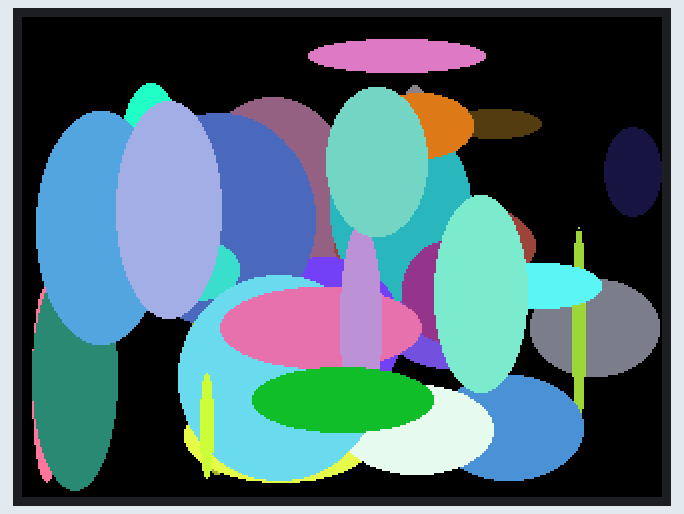
A sketch run on a simulated ESP32. Shown: 320×240 colour display. Random numbers use the default seed unless the sketch sets one.

Above: at 0.4 s.
At 4.8 s:
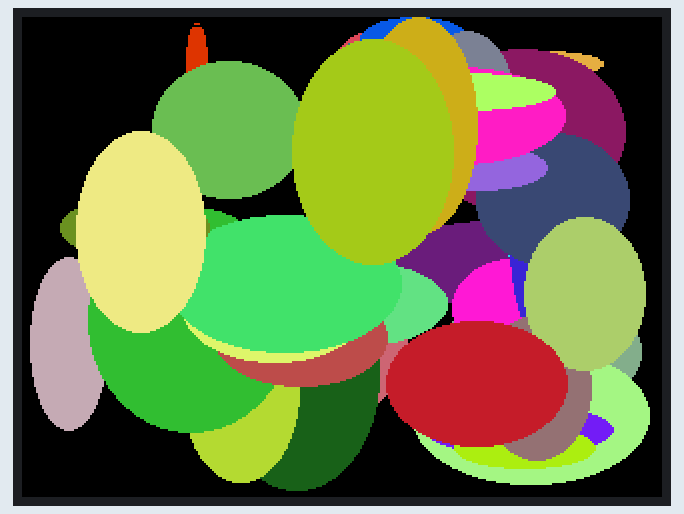
At 9.1 s:
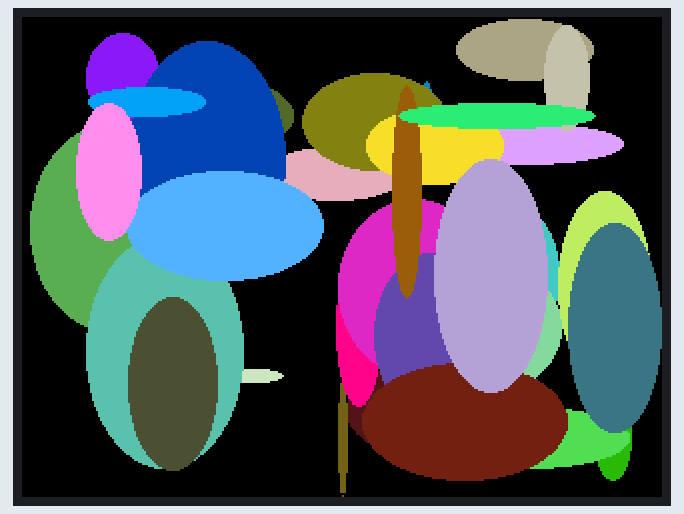
At 17.8 s:
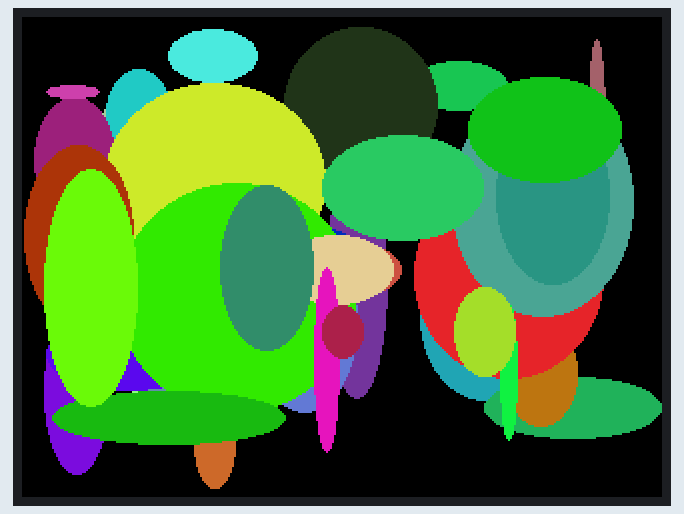
At 26.6 s:
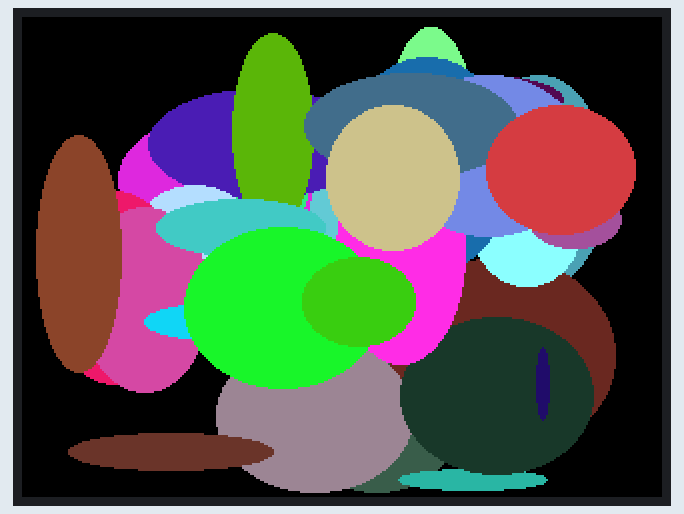
At 37.3 s:
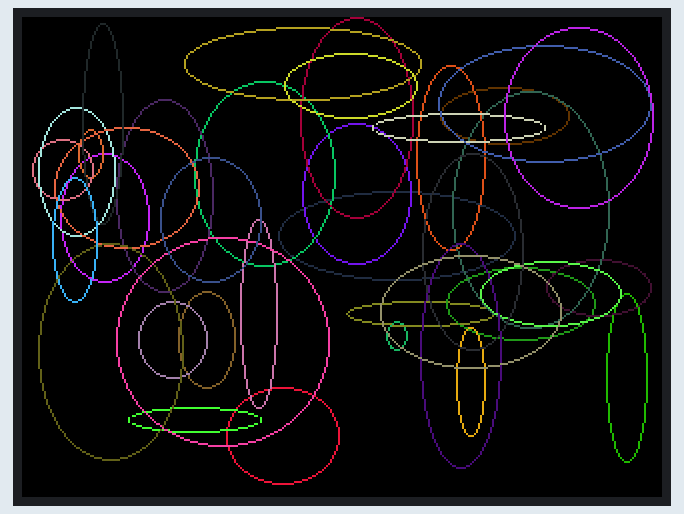

The sketch:

TFT_Ellipse.ino
```cpp
/*
  Ellipse drawing example

  This sketch does not use any fonts.
*/

#include <TFT_eSPI.h> // Hardware-specific library
#include <SPI.h>

TFT_eSPI tft = TFT_eSPI();       // Invoke custom library

void setup(void) {
  tft.init();

  tft.setRotation(1);

}

void loop() {

  tft.fillScreen(TFT_BLACK);

  // Draw some random ellipses
  for (int i = 0; i < 40; i++)
  {
    int rx = random(60);
    int ry = random(60);
    int x = rx + random(320 - rx - rx);
    int y = ry + random(240 - ry - ry);
    tft.fillEllipse(x, y, rx, ry, random(0xFFFF));
  }

  delay(2000);
  tft.fillScreen(TFT_BLACK);

  for (int i = 0; i < 40; i++)
  {
    int rx = random(60);
    int ry = random(60);
    int x = rx + random(320 - rx - rx);
    int y = ry + random(240 - ry - ry);
    tft.drawEllipse(x, y, rx, ry, random(0xFFFF));
  }

  delay(2000);
}
```

Measured:
- what the display in image 1 shows lasts 2.1 s, from 4.8 s to 6.9 s
- what the display in image 5 shows lasts 2.2 s, from 37.3 s to 39.5 s
